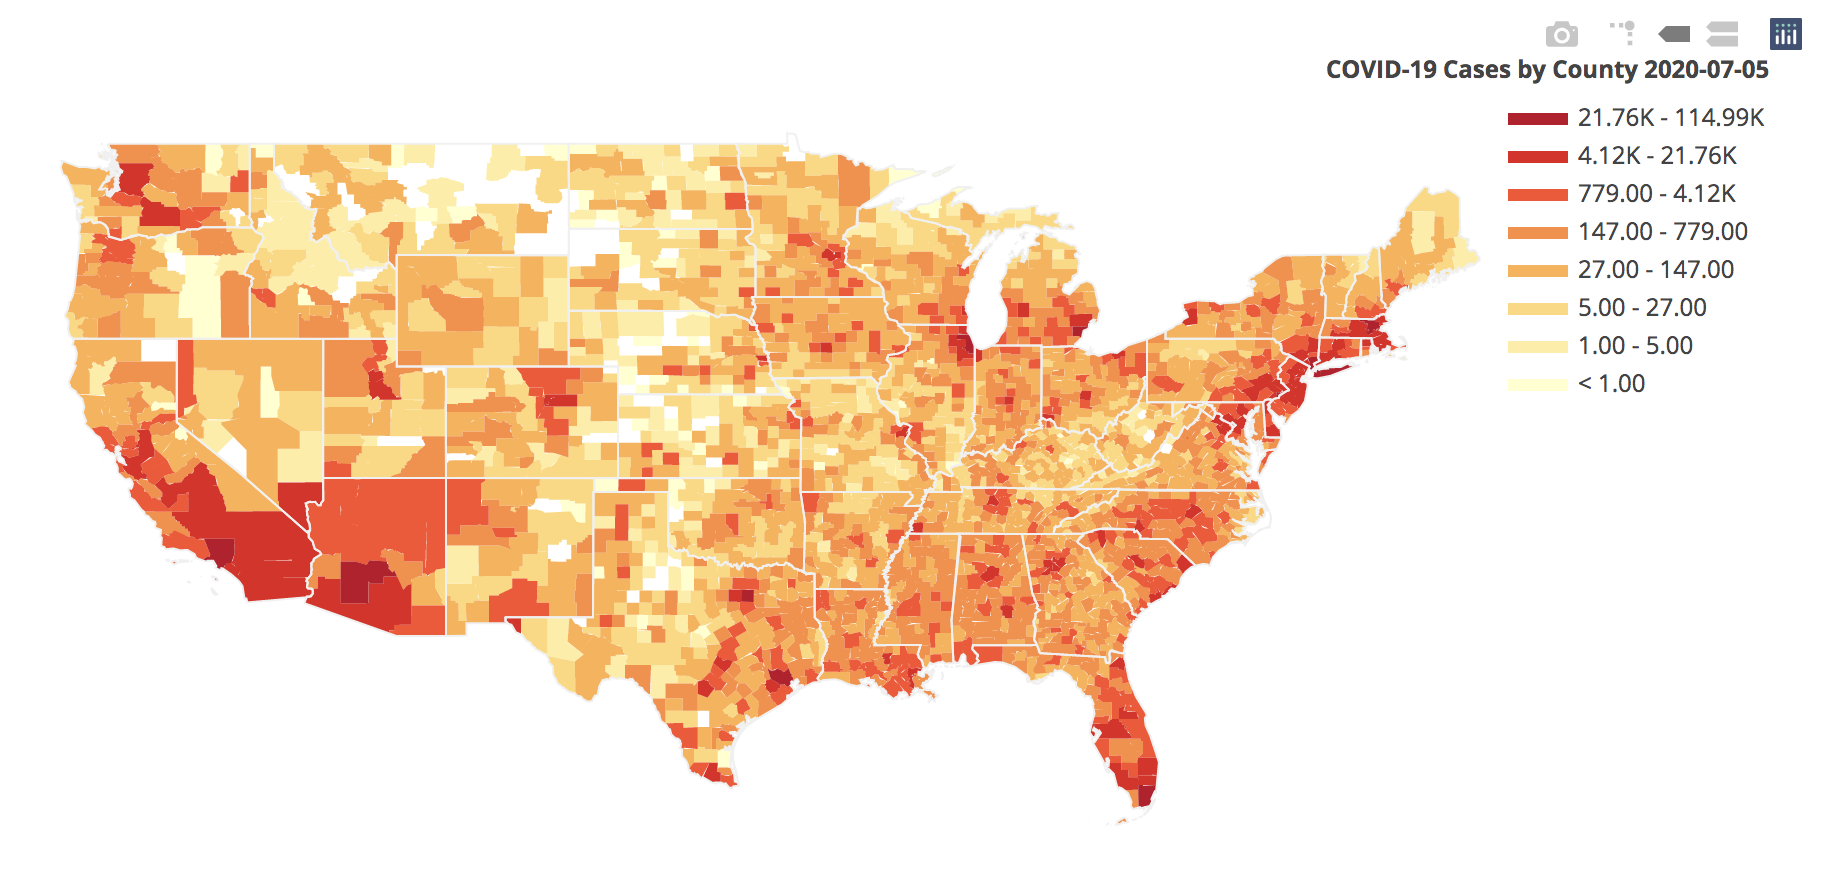

This figure's Python source:
import plotly.figure_factory as ff
import numpy as np
import pandas as pd
import plotly.graph_objects as go
import plotly.express as px
import os

#---------------------------------------------------------------------------------------------------------

#This program is what I plan to use to show predicted COVID-19 in the county. So far, it is not complete
#but it can show the severity of cases on a given day during the pandemic or it can graph every day  of
#the COVID-19 pandemic so far and save them to a file called 'images'. I then can compile them into a gif.
#Currently this is not opitimzied, nor do I want to have to convert these into a gif myself. I currently,
#use this to visualize predicted COVID-19 spread. To do this is uses plotly's chloropleth county level map.

#I learned  about plotly, and os at these websites:
#
#1. https://plotly.com/python/county-choropleth/
#
#2. https://docs.python.org/3/library/os.html

#---------------------------------------------------------------------------------------------------------

def main():

    #This input statement is used just to distinguish what the program will do. If the user enters 'day', then it
    #will show  the viewer solely the day they list, while  the spread will compile multiple maps showcasing
    #spread overtime.

    inp = input("Would you like to see COVID-19 Spread on a specific day or its total spread? (Type day or spread)\n")

    if(inp == "day" or inp == "Day"):

        #This block of code  will open the New York Times COVID-19 data, and  parse it into a set,
        #called allCounties. This will track each counties, total cases, for each day in the
        #data set. It then will prompt you for input on the specific date you would like to see.
        #Then it graphs the data.

        try:

            myfile = open('COVID-7-7-20.txt')

        except FileNotFoundError:

            print('It seems that the file COVID-7-7-20.txt was not found please return to GitHub and download this file')

            exit()

        info = myfile.readlines()

        allCounties = set();

        for i in range(len(info)):

            currentParse = info[i]

            fullRow = currentParse.split(',')

            newLine = ""+ fullRow[3] + "," + fullRow[1] + "," + fullRow[0] + "," + fullRow[2] + "," + fullRow[4]

            allCounties.add(newLine)

        allCounties = sorted(allCounties)

        month = input("Please enter which month you'd  like to view(List as a number 1-12)\n")

        if(len(month) == 1):

            month = "0" + month

        day = input("Please enter which day you'd like to view\n")

        if(len(day) == 1):

            day = "0" + day

        date = "2020-" + month + "-" + day

        fips = []

        values = []

        for a in range(len(allCounties)):

            currentParse = allCounties[a]

            allParse = currentParse.split(",")

            if(allParse[2]  == date and allParse[0] != ""):

                fips.append(allParse[0])

                values.append(int(allParse[4]))

        if(len(fips) == 0 or len(values)  == 0):

            print("It seems like the date you have listed, ", date,  " has  no corresponding cases.")

            exit()

        #I found this color  pallet from https://colorbrewer2.org/#type=sequential&scheme=YlOrRd&n=9

        title = "COVID-19 Cases by County " +  date

        vmin, vmax = min(values), max(values)
        colorscale = ["#ffffcc", "#ffeda0","#fed976","#feb24c","#fd8d3c","#fc4e2a","#e31a1c","#bd0026","#800026"]
        endpts = list(np.geomspace(vmin, vmax, len(colorscale) - 1))
        fig = ff.create_choropleth(fips=fips, values=values, colorscale = colorscale, binning_endpoints =  endpts, exponent_format=True, legend_title= title, round_legend_values=True)
        fig.layout.template = None
        fig.show()

    elif(inp  ==  'spread' or  inp == 'Spread'):

        #This code uses pandas, and os to print multiple figures of plotly's chloropleth map. It then
        #makes a directory, 'images' which will store the figures. It uses pandas to read a csv
        #then will store its information and using a for loop plot each days data.

        #I commented out the code below as it will write a new directory and save images to it.

        #if not os.path.exists("images"):
            #os.mkdir("images")

        print("Because I have commented out the code from writing files to your computer, the progam will exit. I will provide a gif that will show you what this program will do on my github.")

        exit()

        df = pd.read_csv("sortedCovidData.csv")

        df = df.sort_values(by="Date")

        dates = df['Date']

        dates = dates.drop_duplicates()

        allGraphs = []

        i = 0

        for date in dates:

            allData = df

            allData = allData.loc[allData['Date'] == date]

            title = "COVID-19 Cases by County " +  date

            fips = allData["Fips"]

            values = allData["Cases"]

            vmin, vmax = df["Cases"].min(), df["Cases"].max()

            colorscale = ["#ffffcc", "#ffeda0","#fed976","#feb24c","#fd8d3c","#fc4e2a","#e31a1c","#bd0026","#800026"]

            endpts = []

            if(vmin == vmax or vmax<1000):
                vmin = 0
                vmax = 1000
                endpts = list(np.linspace(vmin, vmax, len(colorscale) - 1))


            else:
                endpts = list(np.geomspace(vmin, vmax, len(colorscale) - 1))

            if(i == 0):

                fig = ff.create_choropleth(fips=fips, values=values, colorscale = colorscale, binning_endpoints =  endpts, exponent_format=True, legend_title= title, round_legend_values=True)
                fig.layout.template = None
                filename = "images/fig" + str(i) + ".png"
                #fig.write_image(filename)
            else:

                fig = ff.create_choropleth(fips=fips, values=values, colorscale = colorscale, binning_endpoints =  endpts, exponent_format=True, legend_title= title, round_legend_values=True)
                fig.layout.template = None
                filename = "images/fig" + str(i) + ".png"
                #fig.write_image(filename)

            i += 1

    else:

        print('Please choose a valid option. ', inp, ' is not day or spread')

        exit()


main()
